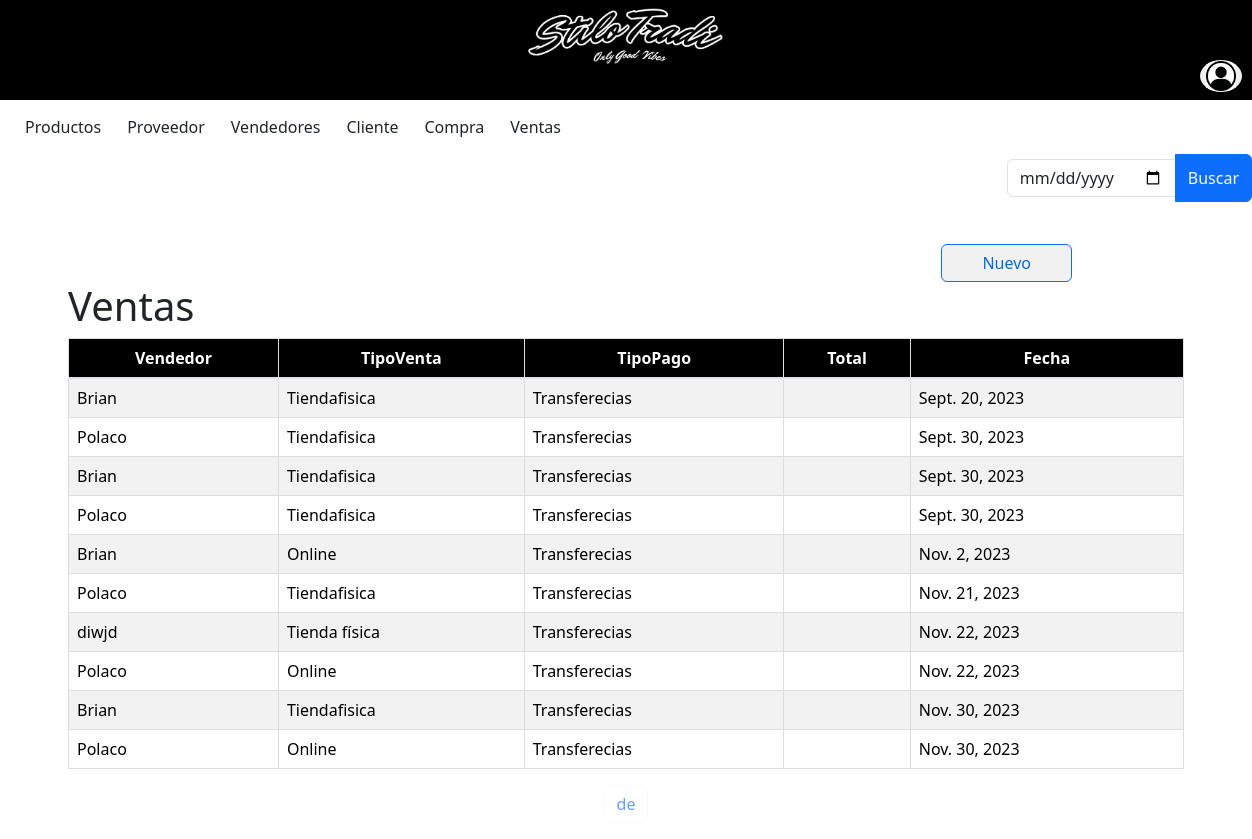
/ventas/, run on the app's committed database.
### miAplicacion/models.py (models this page shows)
class Ventas(models.Model):
    Vendedor = models.ForeignKey(Vendedores, on_delete=models.CASCADE)
    Cliente = models.ForeignKey(Cliente, on_delete=models.CASCADE)
    TipoVenta = models.CharField (max_length=50)
    TipoPago = models.CharField (max_length=50)
    Fecha = models.DateField ()

class Vendedores(models.Model):
    Nombre = models.CharField (max_length=50)
    Telefono = models.IntegerField ()
    Direccion = models.CharField (max_length=50)
    def __str__(self) -> str:
        return self.Nombre

### miAplicacion/views.py (the view)
# urls.py: path('ventas/', views.tabla_ventas, name='ventas'),
def tabla_ventas(request):
    ventas = Ventas.objects.all()
    context = {'ventas': ventas}
    return render(request, 'ventas.html', context)

### miProyecto/templates/ventas.html (shortened to what this page needs)
{% include 'base.html' %}
{% block content %}
{% load bootstrap5 %}
{% load static %}
<!DOCTYPE html>
<div class="d-flex justify-content-end align-items-end mb-3">
    <form method="GET" action="{% url 'ventasLista' %}">
        <div class="input-group">
            <input type="date" class="form-control inputApagado" name="q" value="{{ query }}">
            <button class="btn btn-primary text-light" type="submit">Buscar</button>
        </div>
    </form>
</div>
<div class="d-flex justify-content-end  align-items-end">
    <a class="btn btn-primary custom-btn" href="/ventas/VentasNuevo/">Nuevo</a></td>
</div>
<head>
    {% bootstrap_css %}
</head>
<body>
    <div class="container">
        <h1>Ventas</h1>
        <table class="table table-striped table-hover">
            <thead>
                <tr>
                    <th>Vendedor</th>
                    <th>TipoVenta</th>
                    <th>TipoPago</th>
                    <th>Total</th>
                    <th>Fecha</th>
                </tr>
            </thead>
            <tbody>
                 {% for ventas in ventas %}
        <tr style ="cursor: pointer;" onclick="window.location.href='/ventas/VentasModif/{{ ventas.id }}'">
            <td>{{ ventas.Vendedor}}</td>
            <td>{{ ventas.TipoVenta}}</td>
            <td>{{ ventas.TipoPago}}</td>
            <td>{{ ventas.Total}}</td>
            <td>{{ ventas.Fecha}}</td>
        </tr>
                {% endfor %}
            </tbody>
        </table>
    </div>
    <div class="pagination justify-content-center">
        <span class="current-page btn btn-outline-light disabled text-primary mb-3">
            {{ page_obj.number }} de {{ page_obj.paginator.num_pages }}
        </span>
    </div>
</body>
</html>
{% endblock %}

### miProyecto/static/estilos.css (style rules this page uses)
body { margin: 0; padding: 0; }
.form-control { width: 100%; margin: 5px 0; padding: 10px; border: 1px solid #ccc; border-radius: 5px; }
input, select, textarea { width: 100%; margin: 5px 0; padding: 10px; border: 1px solid #ccc; border-radius: 5px; }
.btn.custom-btn { background-color: rgb(241, 241, 241); color:rgb(8, 106, 218); margin-right: 180px; margin-top: 10px; text-align: center; padding-left: 40px; padding-right: 40px; }
.table thead th { border: 1px solid #dddddd; padding: 8px; text-align: center; background-color: #000000; color: #ffffff; vertical-align: bottom; border-bottom: 2px solid #dee2e6; }
.table td { border: 1px solid #dddddd; padding: 8px; }
.table { width: 100%; border-collapse: collapse; border: 1px solid #dee2e6; }

### data on the page
Ventas: Vendedor "Brian", TipoVenta "Tiendafisica", TipoPago "Transferecias", Fecha "Sept. 20, 2023"
Ventas: Vendedor "Polaco", TipoVenta "Tiendafisica", TipoPago "Transferecias", Fecha "Sept. 30, 2023"
Ventas: Vendedor "Brian", TipoVenta "Tiendafisica", TipoPago "Transferecias", Fecha "Sept. 30, 2023"
Ventas: Vendedor "Polaco", TipoVenta "Tiendafisica", TipoPago "Transferecias", Fecha "Sept. 30, 2023"
Ventas: Vendedor "Brian", TipoVenta "Online", TipoPago "Transferecias", Fecha "Nov. 2, 2023"
Ventas: Vendedor "Polaco", TipoVenta "Tiendafisica", TipoPago "Transferecias", Fecha "Nov. 21, 2023"
Ventas: Vendedor "diwjd", TipoVenta "Tienda física", TipoPago "Transferecias", Fecha "Nov. 22, 2023"
Ventas: Vendedor "Polaco", TipoVenta "Online", TipoPago "Transferecias", Fecha "Nov. 22, 2023"
Ventas: Vendedor "Brian", TipoVenta "Tiendafisica", TipoPago "Transferecias", Fecha "Nov. 30, 2023"
Ventas: Vendedor "Polaco", TipoVenta "Online", TipoPago "Transferecias", Fecha "Nov. 30, 2023"
